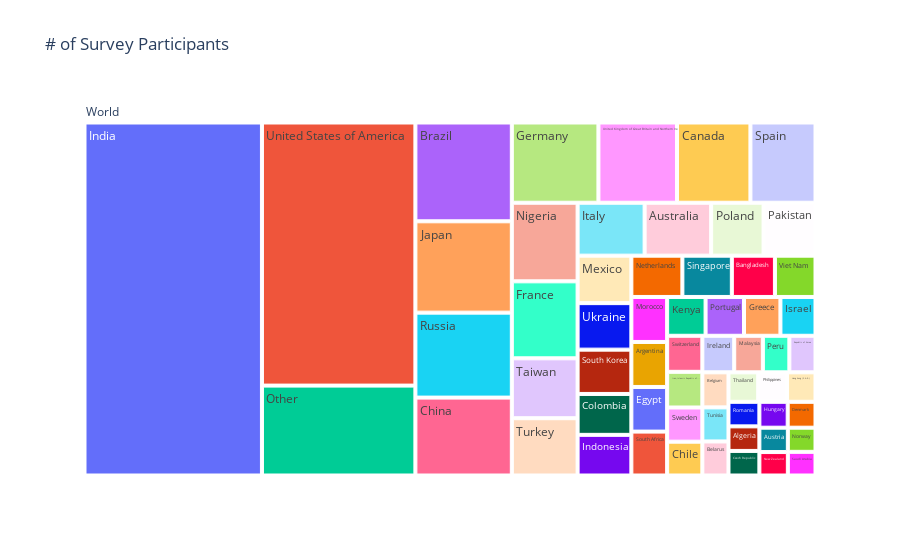

The notebook cell saved with this chart:
### Code cell
y = dist.Country.value_counts()

fig = go.Figure(go.Treemap(
    labels = y.index,
    parents = ['World'] * len(y),
    values = y
))

fig.update_layout(title = '# of Survey Participants')
fig.show()

### Figure 1 — Plotly figure (JSON) as saved in the notebook; plotly's stock layout.template omitted (floating-point values rounded to 4 significant figures)
{"data": [{"labels": ["India", "United States of America", "Other", "Brazil", "Japan", "Russia", "China", "Germany", "United Kingdom of Great Britain and Northern Ireland", "Canada", "Spain", "Nigeria", "France", "Taiwan", "Turkey", "Italy", "Australia", "Poland", "Pakistan", "Mexico", "Ukraine", "South Korea", "Colombia", "Indonesia", "Netherlands", "Singapore", "Bangladesh", "Viet Nam", "Morocco", "Argentina", "Egypt", "South Africa", "Kenya", "Portugal", "Greece", "Israel", "Switzerland", "Iran, Islamic Republic of...", "Sweden", "Chile", "Ireland", "Malaysia", "Peru", "Republic of Korea", "Belgium", "Tunisia", "Belarus", "Thailand", "Philippines", "Hong Kong (S.A.R.)", "Romania", "Algeria", "Czech Republic", "Hungary", "Denmark", "Austria", "New Zealand", "Norway", "Saudi Arabia"], "parents": ["World", "World", "World", "World", "World", "World", "World", "World", "World", "World", "World", "World", "World", "World", "World", "World", "World", "World", "World", "World", "World", "World", "World", "World", "World", "World", "World", "World", "World", "World", "World", "World", "World", "World", "World", "World", "World", "World", "World", "World", "World", "World", "World", "World", "World", "World", "World", "World", "World", "World", "World", "World", "World", "World", "World", "World", "World", "World", "World"], "type": "treemap", "values": [4786, 3085, 1054, 728, 673, 626, 574, 531, 482, 450, 399, 395, 387, 301, 288, 271, 269, 212, 210, 195, 191, 182, 168, 167, 161, 156, 136, 128, 123, 123, 122, 120, 114, 114, 108, 104, 97, 96, 92, 91, 89, 80, 74, 73, 70, 68, 68, 67, 65, 64, 58, 58, 58, 56, 55, 53, 51, 51, 50]}], "layout": {"title": {"text": "# of Survey Participants"}}}
